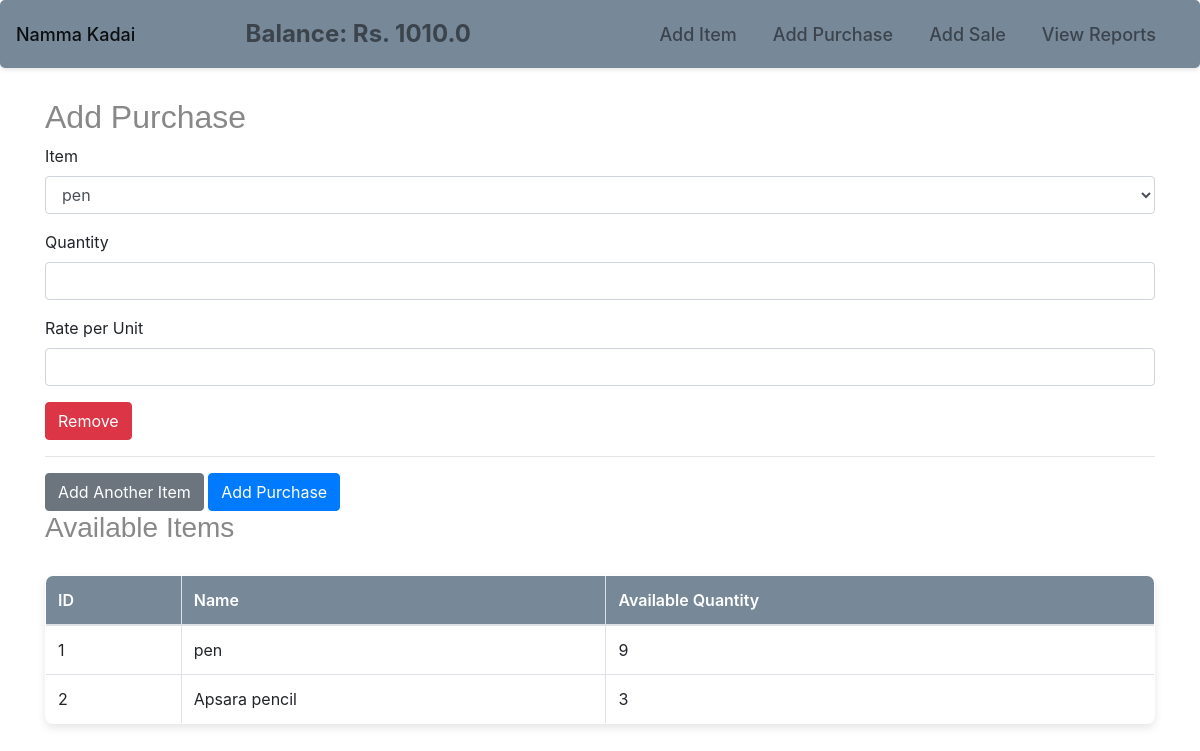
The page /purchase/add on the database as committed earlier.
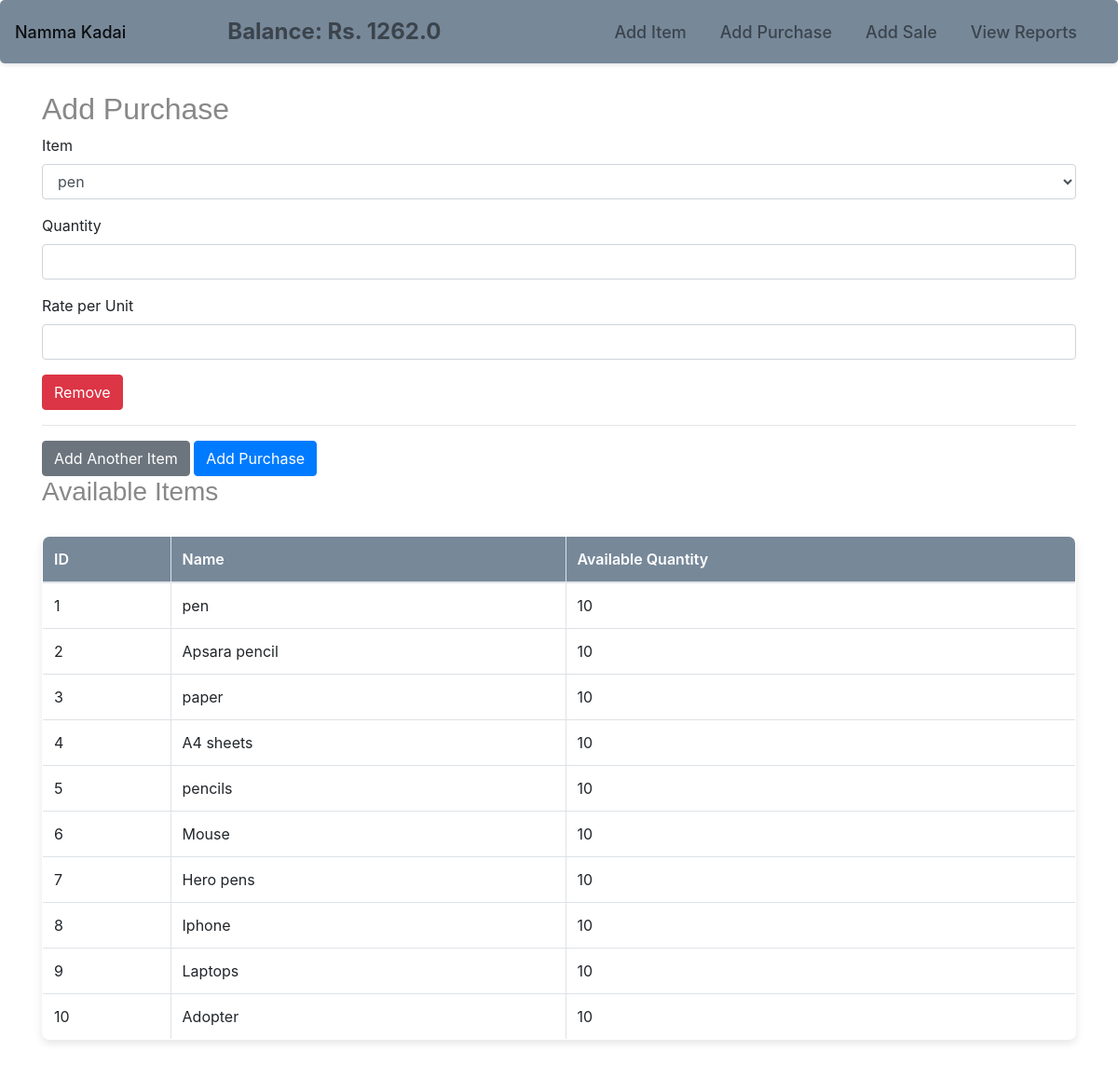
The same page on the database as committed later.
### models.py (models this page shows)
class Company(db.Model):
    id = db.Column(db.Integer, primary_key=True)
    name = db.Column(db.String(50), unique=True, nullable=False)
    cash_balance = db.Column(db.Float, nullable=False, default=1000.0)

class Item(db.Model):
    id = db.Column(db.Integer, primary_key=True)
    name = db.Column(db.String(50), unique=True, nullable=False)
    price = db.Column(db.Float, nullable=False)
    qty = db.Column(db.Integer, nullable=False, default=0)

### app.py (the view, shortened to what this page needs)
@app.route('/purchase/add', methods=['GET', 'POST'])
def add_purchase():
    form = PurchaseForm()
    items = Item.query.all()
    form.item_id.choices = [(item.id, item.name) for item in items]
    company = Company.query.first()
    balance = company.cash_balance if company else 0
    return render_template('add_purchase.html', form=form, items=items, balance=balance)

### forms.py
class PurchaseForm(FlaskForm):
    item_id = SelectField('Item', coerce=int, validators=[DataRequired()])
    qty = IntegerField('Quantity', validators=[DataRequired(), NumberRange(min=1)])
    rate = FloatField('Rate per Unit', validators=[DataRequired(), NumberRange(min=0)])
    submit = SubmitField('Add Purchase')
    def __init__(self, *args, **kwargs):
        super().__init__(*args, **kwargs)
        self.item_id.choices = [(item.id, item.name) for item in Item.query.all()]

### templates/add_purchase.html (shortened to what this page needs)
{% extends "base.html" %}
{% block content %}
    <h2>Add Purchase</h2>
    <form method="POST" id="purchase-form">
        <div id="purchase-entries">
            <div class="purchase-entry">
                <div class="form-group">
                    {{ form.item_id.label(class="form-label") }}
                    {{ form.item_id(class="form-control item-select") }}
                </div>
                <div class="form-group">
                    {{ form.qty.label(class="form-label") }}
                    {{ form.qty(class="form-control qty-field") }}
                </div>
                <div class="form-group">
                    {{ form.rate.label(class="form-label") }}
                    {{ form.rate(class="form-control") }}
                </div>
                <button type="button" class="btn btn-danger remove-entry">Remove</button>
                <hr>
            </div>
        </div>
        <button type="button" class="btn btn-secondary" id="add-entry-btn">Add Another Item</button>
        <button type="submit" class="btn btn-primary">Add Purchase</button>
    </form>
    <h3>Available Items</h3>
    <table class="table table-bordered">
        <thead>
            <tr>
                <th>ID</th>
                <th>Name</th>
                <th>Available Quantity</th>
            </tr>
        </thead>
        <tbody>
            {% for item in items %}
            <tr>
                <td>{{ item.id }}</td>
                <td>{{ item.name }}</td>
                <td>{{ item.qty }}</td>
            </tr>
            {% endfor %}
        </tbody>
    </table>
{% endblock %}

### templates/base.html (shortened to what this page needs)
<!DOCTYPE html>
<html lang="en">
<head>
    <link rel="stylesheet" href="{{ url_for('static', filename='styles.css') }}">
    <link rel="stylesheet" href="https://maxcdn.bootstrapcdn.com/bootstrap/4.5.2/css/bootstrap.min.css">
</head>
<body>
    <nav class="navbar navbar-expand-lg navbar-light" style="background-color: #778899;">
        <a class="navbar-brand" href="{{ url_for('home') }}">Namma Kadai</a>
        <div class="navbar-text mx-auto" style="font-size: 1.5rem; font-weight: bold;">
            Balance: Rs. {{ balance }}
        </div>
        <div class="navbar-nav ml-auto">
            <a class="nav-item nav-link" href="{{ url_for('add_item') }}">Add Item</a>
            <a class="nav-item nav-link" href="{{ url_for('add_purchase') }}">Add Purchase</a>
            <a class="nav-item nav-link" href="{{ url_for('add_sale') }}">Add Sale</a>
            <a class="nav-item nav-link" href="{{ url_for('view_reports') }}">View Reports</a>
        </div>
    </nav>
    <div class="container mt-4">
        {% block content %}{% endblock %}
    </div>
</body>
</html>

Rows that differ between the two databases and show on the page:
changed Company: cash_balance "1010.0" → "1262.0"
changed Item "pen": qty "9" → "10"
changed Item "Apsara pencil": qty "3" → "10"
added Item: id "3", name "paper", qty "10"
added Item: id "4", name "A4 sheets", qty "10"
added Item: id "5", name "pencils", qty "10"
added Item: id "6", name "Mouse", qty "10"
added Item: id "7", name "Hero pens", qty "10"
added Item: id "8", name "Iphone", qty "10"
added Item: id "9", name "Laptops", qty "10"
added Item: id "10", name "Adopter", qty "10"
